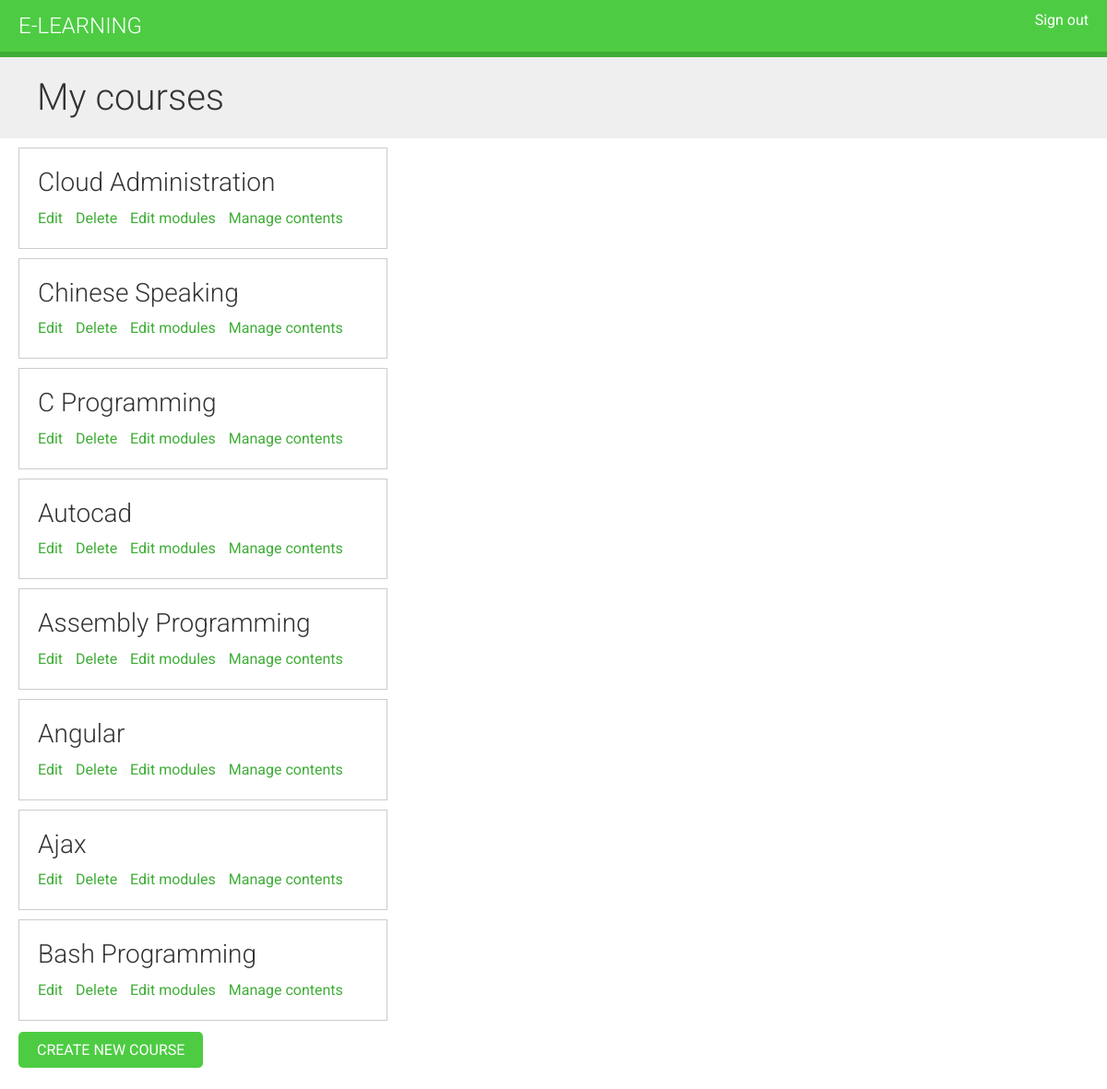
The app's page /course/mine/ (signed in) with its own data.
### courses/models.py (models this page shows, shortened)
class Course(models.Model):
    owner = models.ForeignKey(User,
                              related_name='courses_created',
                              on_delete=models.CASCADE)
    subject = models.ForeignKey(Subject,
                                related_name='courses',
                                on_delete=models.CASCADE)
    title = models.CharField(max_length=200)
    slug = models.SlugField(max_length=200, unique=True)
    overview = models.TextField()
    created = models.DateTimeField(auto_now_add=True)
    students = models.ManyToManyField(User,
                                      related_name='courses_joined',
                                      blank=True)
    class Meta:
        ordering = ['-created']

### courses/views.py (the view)
class ManageCourseListView(ListView):
    model = Course
    template_name = 'courses/manage/course/list.html'
    def get_queryset(self):
        qs = super(ManageCourseListView, self).get_queryset()
        return qs.filter(owner=self.request.user)

### courses/templates/courses/manage/course/list.html (shortened to what this page needs)
{% extends "base.html" %}
{% block content %}
  <h1>My courses</h1>
  <div class="module">
    {% for course in object_list %}
      <div class="course-info">
        <h3>{{ course.title }}</h3>
        <p>
          <a href="{% url "course_edit" course.id %}">Edit</a>
          <a href="{% url "course_delete" course.id %}">Delete</a>
          <a href="{% url "course_module_update" course.id %}">Edit modules</a>
          {% if course.modules.count > 0 %}
            <a href="{% url "module_content_list" course.modules.first.id %}">Manage contents</a>
          {% endif %}
        </p>
      </div>
    {% empty %}
      <p>You haven't created any courses yet.</p>
    {% endfor %}
    <p>
      <a href="{% url "course_create" %}" class="button">Create new course</a>
    </p>
  </div>
{% endblock %}

### courses/static/css/base.css (style rules this page uses)
body { margin:0; font-family:'Roboto', sans-serif; font-weight:400; color:#333; }
a { color:#3fad37; text-decoration:none; }
h1, h2, h3, h4, h5, h6 { font-family:'Roboto', sans-serif; font-weight:300; }
h1 { background:#efefef; width:100%; overflow:auto; padding:20px 0 20px 40px; margin:0; }
.module { padding:10px 20px; float:left; width:600px; }
.module h3 { margin:20px 0 0; padding:0; width:100%; }
.module p { margin:10px 0 20px; width:100%; float:left; }
input[type=submit], a.button { border-radius:5px; background:#4dcc43; color:#fff; font-size:16px; text-transform:uppercase; border:none; padding:10px 20px; margin:20px 0; }
.course-info { border:1px solid #ccc; padding:0 20px; margin-bottom:10px; width:400px; overflow:auto; }
.course-info a { margin-right:10px; }

### records on screen
Course: title "Cloud Administration", shows "Manage contents"
Course: title "Chinese Speaking", shows "Manage contents"
Course: title "C Programming", shows "Manage contents"
Course: title "Autocad", shows "Manage contents"
Course: title "Assembly Programming", shows "Manage contents"
Course: title "Angular", shows "Manage contents"
Course: title "Ajax", shows "Manage contents"
Course: title "Bash Programming", shows "Manage contents"
